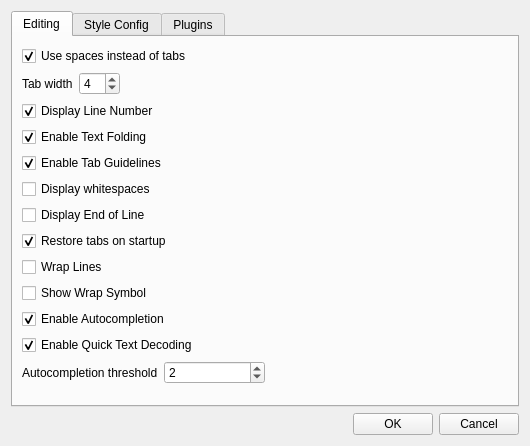
<?xml version="1.0" encoding="UTF-8"?>
<ui version="4.0">
 <class>ConfigurationDlg</class>
 <widget class="QDialog" name="ConfigurationDlg">
  <property name="geometry">
   <rect>
    <x>0</x>
    <y>0</y>
    <width>530</width>
    <height>446</height>
   </rect>
  </property>
  <property name="windowTitle">
   <string>Configuration</string>
  </property>
  <layout class="QVBoxLayout" name="verticalLayout_3">
   <item>
    <widget class="QTabWidget" name="tabWidget">
     <property name="currentIndex">
      <number>0</number>
     </property>
     <widget class="QWidget" name="editingTab">
      <attribute name="title">
       <string>Editing</string>
      </attribute>
      <layout class="QGridLayout" name="gridLayout_2">
       <item row="0" column="0">
        <layout class="QVBoxLayout" name="verticalLayout_2">
         <item>
          <layout class="QGridLayout" name="gridLayout">
           <item row="0" column="0" colspan="3">
            <widget class="QCheckBox" name="tabSpacesCheckBox">
             <property name="toolTip">
              <string>&lt;!DOCTYPE HTML PUBLIC &quot;-//W3C//DTD HTML 4.0//EN&quot; &quot;http://www.w3.org/TR/REC-html40/strict.dtd&quot;&gt;
&lt;html&gt;&lt;head&gt;&lt;meta name=&quot;qrichtext&quot; content=&quot;1&quot; /&gt;&lt;style type=&quot;text/css&quot;&gt;
p, li { white-space: pre-wrap; }
&lt;/style&gt;&lt;/head&gt;&lt;body style=&quot; font-family:'MS Shell Dlg 2'; font-size:8.25pt; font-weight:400; font-style:normal;&quot;&gt;
&lt;p style=&quot; margin-top:0px; margin-bottom:0px; margin-left:0px; margin-right:0px; -qt-block-indent:0; text-indent:0px;&quot;&gt;&lt;span style=&quot; font-size:8pt;&quot;&gt;Set this option if you want to  use multiple spaces when Tab key is pressed instead of &lt;/span&gt;&lt;span style=&quot; font-size:8pt; font-weight:600;&quot;&gt;&amp;quot;\t&amp;quot;&lt;/span&gt;&lt;span style=&quot; font-size:8pt;&quot;&gt; character.&lt;/span&gt;&lt;/p&gt;
&lt;p style=&quot; margin-top:0px; margin-bottom:0px; margin-left:0px; margin-right:0px; -qt-block-indent:0; text-indent:0px;&quot;&gt;&lt;span style=&quot; font-size:8pt;&quot;&gt;This is highly recommended when editing Python scripts (unwritten standard is 4 spaces per tab)&lt;/span&gt;&lt;/p&gt;&lt;/body&gt;&lt;/html&gt;</string>
             </property>
             <property name="text">
              <string>Use spaces instead of tabs</string>
             </property>
             <property name="checked">
              <bool>true</bool>
             </property>
            </widget>
           </item>
           <item row="1" column="0">
            <widget class="QLabel" name="tabWidthLabel">
             <property name="text">
              <string>Tab width</string>
             </property>
            </widget>
           </item>
           <item row="1" column="1">
            <widget class="QSpinBox" name="spacesSpinBox">
             <property name="enabled">
              <bool>true</bool>
             </property>
             <property name="minimum">
              <number>1</number>
             </property>
             <property name="value">
              <number>4</number>
             </property>
            </widget>
           </item>
           <item row="1" column="2">
            <spacer name="horizontalSpacer_3">
             <property name="orientation">
              <enum>Qt::Horizontal</enum>
             </property>
             <property name="sizeHint" stdset="0">
              <size>
               <width>40</width>
               <height>20</height>
              </size>
             </property>
            </spacer>
           </item>
          </layout>
         </item>
         <item>
          <layout class="QVBoxLayout" name="verticalLayout">
           <item>
            <widget class="QCheckBox" name="lineNumberCheckBox">
             <property name="text">
              <string>Display Line Number</string>
             </property>
             <property name="checked">
              <bool>true</bool>
             </property>
            </widget>
           </item>
           <item>
            <widget class="QCheckBox" name="foldTextCheckBox">
             <property name="text">
              <string>Enable Text Folding</string>
             </property>
             <property name="checked">
              <bool>true</bool>
             </property>
            </widget>
           </item>
           <item>
            <widget class="QCheckBox" name="tabGuidelinesCheckBox">
             <property name="toolTip">
              <string>Display/hide vertical marks that help visualize indentation</string>
             </property>
             <property name="text">
              <string>Enable Tab Guidelines</string>
             </property>
             <property name="checked">
              <bool>true</bool>
             </property>
            </widget>
           </item>
           <item>
            <widget class="QCheckBox" name="whiteSpaceCheckBox">
             <property name="toolTip">
              <string>Display/hide normally invisible white spaces</string>
             </property>
             <property name="text">
              <string>Display whitespaces</string>
             </property>
            </widget>
           </item>
           <item>
            <widget class="QCheckBox" name="eolCheckBox">
             <property name="text">
              <string>Display End of Line</string>
             </property>
            </widget>
           </item>
           <item>
            <widget class="QCheckBox" name="restoreTabsCheckBox">
             <property name="text">
              <string>Restore tabs on startup</string>
             </property>
             <property name="checked">
              <bool>true</bool>
             </property>
            </widget>
           </item>
           <item>
            <widget class="QCheckBox" name="wrapLinesCheckBox">
             <property name="text">
              <string>Wrap Lines</string>
             </property>
            </widget>
           </item>
           <item>
            <widget class="QCheckBox" name="showWrapSymbolCheckBox">
             <property name="text">
              <string>Show Wrap Symbol</string>
             </property>
            </widget>
           </item>
           <item>
            <widget class="QCheckBox" name="autocompletionCheckBox">
             <property name="text">
              <string>Enable Autocompletion</string>
             </property>
             <property name="checked">
              <bool>true</bool>
             </property>
            </widget>
           </item>
           <item>
            <widget class="QCheckBox" name="quickTextDecodingCB">
             <property name="toolTip">
              <string>&lt;!DOCTYPE HTML PUBLIC &quot;-//W3C//DTD HTML 4.0//EN&quot; &quot;http://www.w3.org/TR/REC-html40/strict.dtd&quot;&gt;
&lt;html&gt;&lt;head&gt;&lt;meta name=&quot;qrichtext&quot; content=&quot;1&quot; /&gt;&lt;style type=&quot;text/css&quot;&gt;
p, li { white-space: pre-wrap; }
&lt;/style&gt;&lt;/head&gt;&lt;body style=&quot; font-family:'MS Shell Dlg 2'; font-size:8.25pt; font-weight:400; font-style:normal;&quot;&gt;
&lt;p style=&quot; margin-top:0px; margin-bottom:0px; margin-left:0px; margin-right:0px; -qt-block-indent:0; text-indent:0px;&quot;&gt;&lt;span style=&quot; font-size:8pt;&quot;&gt;Enales text decoding to be based on first 1000 characters. &lt;/span&gt;&lt;/p&gt;
&lt;p style=&quot; margin-top:0px; margin-bottom:0px; margin-left:0px; margin-right:0px; -qt-block-indent:0; text-indent:0px;&quot;&gt;&lt;span style=&quot; font-size:8pt;&quot;&gt;It can be less acurate then full text scanning but documents open faster &lt;/span&gt;&lt;/p&gt;&lt;/body&gt;&lt;/html&gt;</string>
             </property>
             <property name="text">
              <string>Enable Quick Text Decoding</string>
             </property>
             <property name="checked">
              <bool>true</bool>
             </property>
            </widget>
           </item>
           <item>
            <layout class="QHBoxLayout" name="horizontalLayout_3">
             <item>
              <widget class="QLabel" name="autocompletionLabel">
               <property name="toolTip">
                <string>Determines minimum number of characters after which autocompletion options will be displayed</string>
               </property>
               <property name="text">
                <string>Autocompletion threshold</string>
               </property>
              </widget>
             </item>
             <item>
              <widget class="QSpinBox" name="autocompletionSpinBox">
               <property name="minimum">
                <number>1</number>
               </property>
               <property name="value">
                <number>2</number>
               </property>
              </widget>
             </item>
            </layout>
           </item>
          </layout>
         </item>
        </layout>
       </item>
       <item row="0" column="1">
        <spacer name="horizontalSpacer">
         <property name="orientation">
          <enum>Qt::Horizontal</enum>
         </property>
         <property name="sizeHint" stdset="0">
          <size>
           <width>204</width>
           <height>291</height>
          </size>
         </property>
        </spacer>
       </item>
       <item row="1" column="0">
        <spacer name="verticalSpacer">
         <property name="orientation">
          <enum>Qt::Vertical</enum>
         </property>
         <property name="sizeHint" stdset="0">
          <size>
           <width>177</width>
           <height>10</height>
          </size>
         </property>
        </spacer>
       </item>
      </layout>
     </widget>
     <widget class="QWidget" name="tab_2">
      <attribute name="title">
       <string>Style Config</string>
      </attribute>
      <layout class="QVBoxLayout" name="verticalLayout_9">
       <item>
        <layout class="QHBoxLayout" name="horizontalLayout_8">
         <item>
          <layout class="QVBoxLayout" name="verticalLayout_8">
           <item>
            <widget class="QGroupBox" name="groupBox">
             <property name="title">
              <string>Editor Theme</string>
             </property>
             <layout class="QVBoxLayout" name="verticalLayout_5">
              <item>
               <widget class="QComboBox" name="themeCB"/>
              </item>
             </layout>
            </widget>
           </item>
           <item>
            <widget class="QGroupBox" name="fontGroupBox">
             <property name="title">
              <string>Fonts</string>
             </property>
             <layout class="QVBoxLayout" name="verticalLayout_7">
              <item>
               <layout class="QVBoxLayout" name="verticalLayout_4">
                <item>
                 <layout class="QHBoxLayout" name="horizontalLayout_4">
                  <item>
                   <widget class="QLabel" name="fontLabel">
                    <property name="text">
                     <string>Font</string>
                    </property>
                   </widget>
                  </item>
                  <item>
                   <widget class="QFontComboBox" name="fontComboBox">
                    <property name="currentFont">
                     <font>
                      <family>Courier New</family>
                      <pointsize>10</pointsize>
                     </font>
                    </property>
                   </widget>
                  </item>
                 </layout>
                </item>
                <item>
                 <layout class="QHBoxLayout" name="horizontalLayout_5">
                  <item>
                   <widget class="QLabel" name="fontSizeLabel">
                    <property name="text">
                     <string>Size</string>
                    </property>
                   </widget>
                  </item>
                  <item>
                   <spacer name="horizontalSpacer_4">
                    <property name="orientation">
                     <enum>Qt::Horizontal</enum>
                    </property>
                    <property name="sizeHint" stdset="0">
                     <size>
                      <width>40</width>
                      <height>20</height>
                     </size>
                    </property>
                   </spacer>
                  </item>
                  <item>
                   <widget class="QComboBox" name="fontSizeComboBox">
                    <property name="currentIndex">
                     <number>2</number>
                    </property>
                    <item>
                     <property name="text">
                      <string>8</string>
                     </property>
                    </item>
                    <item>
                     <property name="text">
                      <string>9</string>
                     </property>
                    </item>
                    <item>
                     <property name="text">
                      <string>10</string>
                     </property>
                    </item>
                    <item>
                     <property name="text">
                      <string>11</string>
                     </property>
                    </item>
                    <item>
                     <property name="text">
                      <string>12</string>
                     </property>
                    </item>
                    <item>
                     <property name="text">
                      <string>14</string>
                     </property>
                    </item>
                    <item>
                     <property name="text">
                      <string>16</string>
                     </property>
                    </item>
                    <item>
                     <property name="text">
                      <string>18</string>
                     </property>
                    </item>
                    <item>
                     <property name="text">
                      <string>20</string>
                     </property>
                    </item>
                    <item>
                     <property name="text">
                      <string>22</string>
                     </property>
                    </item>
                    <item>
                     <property name="text">
                      <string>24</string>
                     </property>
                    </item>
                    <item>
                     <property name="text">
                      <string>26</string>
                     </property>
                    </item>
                    <item>
                     <property name="text">
                      <string>28</string>
                     </property>
                    </item>
                   </widget>
                  </item>
                 </layout>
                </item>
               </layout>
              </item>
             </layout>
            </widget>
           </item>
          </layout>
         </item>
         <item>
          <spacer name="horizontalSpacer_5">
           <property name="orientation">
            <enum>Qt::Horizontal</enum>
           </property>
           <property name="sizeHint" stdset="0">
            <size>
             <width>40</width>
             <height>20</height>
            </size>
           </property>
          </spacer>
         </item>
        </layout>
       </item>
       <item>
        <spacer name="verticalSpacer_2">
         <property name="orientation">
          <enum>Qt::Vertical</enum>
         </property>
         <property name="sizeHint" stdset="0">
          <size>
           <width>17</width>
           <height>165</height>
          </size>
         </property>
        </spacer>
       </item>
      </layout>
     </widget>
     <widget class="QWidget" name="tab">
      <attribute name="title">
       <string>Plugins</string>
      </attribute>
      <layout class="QVBoxLayout" name="verticalLayout_10">
       <item>
        <layout class="QHBoxLayout" name="horizontalLayout_7">
         <item>
          <widget class="QListWidget" name="pluginsLW"/>
         </item>
         <item>
          <layout class="QVBoxLayout" name="verticalLayout_6">
           <item>
            <widget class="QTextEdit" name="pluginsTE">
             <property name="readOnly">
              <bool>true</bool>
             </property>
            </widget>
           </item>
           <item>
            <layout class="QHBoxLayout" name="horizontalLayout_6">
             <item>
              <widget class="QPushButton" name="loadPB">
               <property name="text">
                <string>Load</string>
               </property>
              </widget>
             </item>
             <item>
              <widget class="QPushButton" name="unloadPB">
               <property name="text">
                <string>Unload</string>
               </property>
              </widget>
             </item>
             <item>
              <widget class="QCheckBox" name="loadOnStartupCHB">
               <property name="text">
                <string>Load on startup</string>
               </property>
              </widget>
             </item>
             <item>
              <spacer name="horizontalSpacer_6">
               <property name="orientation">
                <enum>Qt::Horizontal</enum>
               </property>
               <property name="sizeHint" stdset="0">
                <size>
                 <width>40</width>
                 <height>20</height>
                </size>
               </property>
              </spacer>
             </item>
            </layout>
           </item>
           <item>
            <spacer name="verticalSpacer_3">
             <property name="orientation">
              <enum>Qt::Vertical</enum>
             </property>
             <property name="sizeHint" stdset="0">
              <size>
               <width>20</width>
               <height>40</height>
              </size>
             </property>
            </spacer>
           </item>
          </layout>
         </item>
        </layout>
       </item>
      </layout>
     </widget>
    </widget>
   </item>
   <item>
    <layout class="QHBoxLayout" name="horizontalLayout_2">
     <item>
      <spacer name="horizontalSpacer_2">
       <property name="orientation">
        <enum>Qt::Horizontal</enum>
       </property>
       <property name="sizeHint" stdset="0">
        <size>
         <width>40</width>
         <height>20</height>
        </size>
       </property>
      </spacer>
     </item>
     <item>
      <layout class="QHBoxLayout" name="horizontalLayout">
       <item>
        <widget class="QPushButton" name="okButton">
         <property name="text">
          <string>OK</string>
         </property>
        </widget>
       </item>
       <item>
        <widget class="QPushButton" name="cancelButton">
         <property name="text">
          <string>Cancel</string>
         </property>
        </widget>
       </item>
      </layout>
     </item>
    </layout>
   </item>
  </layout>
 </widget>
 <resources/>
 <connections>
  <connection>
   <sender>tabSpacesCheckBox</sender>
   <signal>toggled(bool)</signal>
   <receiver>spacesSpinBox</receiver>
   <slot>setEnabled(bool)</slot>
   <hints>
    <hint type="sourcelabel">
     <x>58</x>
     <y>58</y>
    </hint>
    <hint type="destinationlabel">
     <x>119</x>
     <y>84</y>
    </hint>
   </hints>
  </connection>
  <connection>
   <sender>cancelButton</sender>
   <signal>clicked()</signal>
   <receiver>ConfigurationDlg</receiver>
   <slot>reject()</slot>
   <hints>
    <hint type="sourcelabel">
     <x>387</x>
     <y>385</y>
    </hint>
    <hint type="destinationlabel">
     <x>429</x>
     <y>392</y>
    </hint>
   </hints>
  </connection>
  <connection>
   <sender>okButton</sender>
   <signal>clicked()</signal>
   <receiver>ConfigurationDlg</receiver>
   <slot>accept()</slot>
   <hints>
    <hint type="sourcelabel">
     <x>283</x>
     <y>390</y>
    </hint>
    <hint type="destinationlabel">
     <x>226</x>
     <y>386</y>
    </hint>
   </hints>
  </connection>
  <connection>
   <sender>wrapLinesCheckBox</sender>
   <signal>toggled(bool)</signal>
   <receiver>showWrapSymbolCheckBox</receiver>
   <slot>setEnabled(bool)</slot>
   <hints>
    <hint type="sourcelabel">
     <x>90</x>
     <y>247</y>
    </hint>
    <hint type="destinationlabel">
     <x>88</x>
     <y>269</y>
    </hint>
   </hints>
  </connection>
  <connection>
   <sender>autocompletionCheckBox</sender>
   <signal>toggled(bool)</signal>
   <receiver>autocompletionSpinBox</receiver>
   <slot>setEnabled(bool)</slot>
   <hints>
    <hint type="sourcelabel">
     <x>153</x>
     <y>297</y>
    </hint>
    <hint type="destinationlabel">
     <x>171</x>
     <y>328</y>
    </hint>
   </hints>
  </connection>
 </connections>
</ui>
